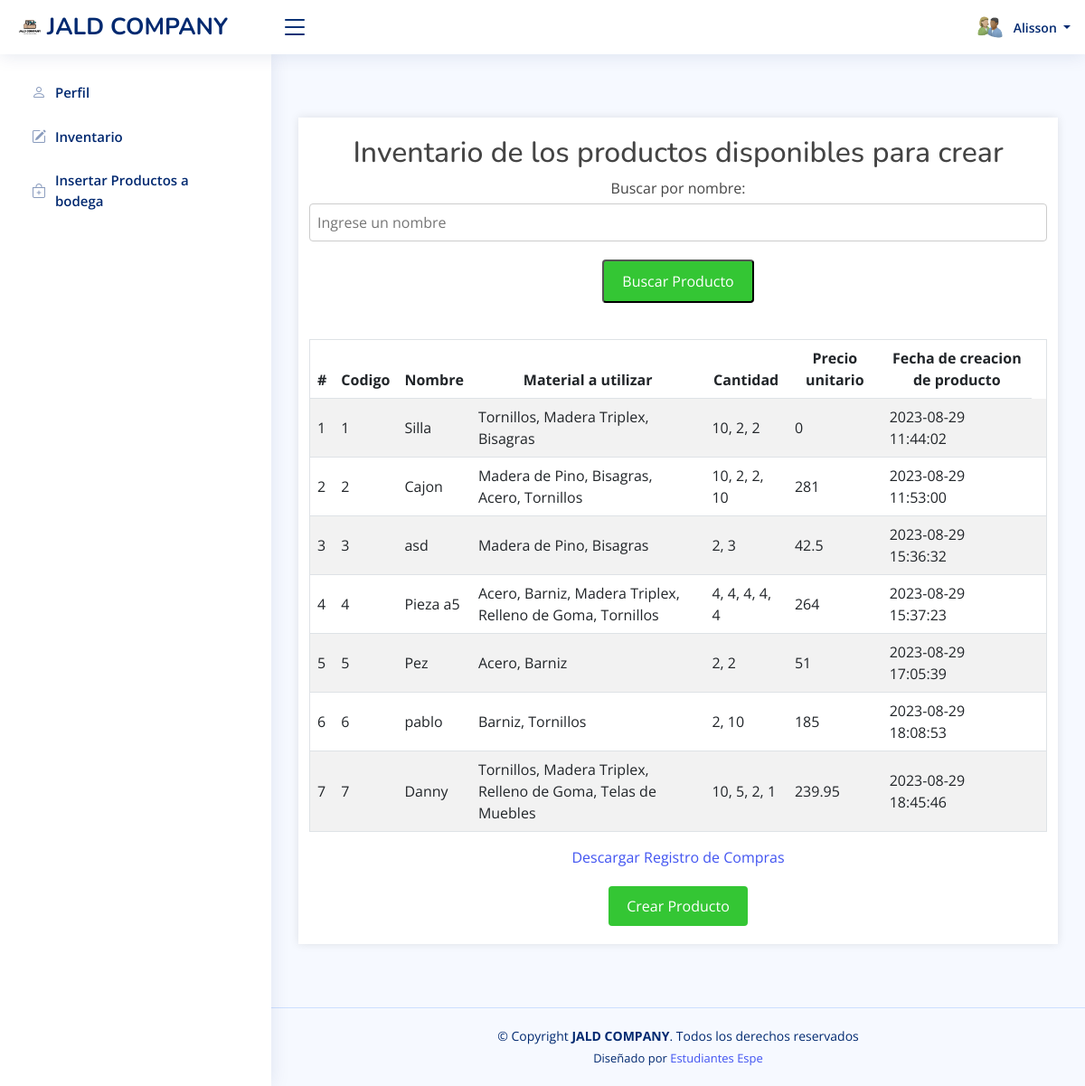
/ProyectoTercerParcial/php/ver_inventario.php (signed in), run on the app's committed database.
### tables this page shows
CREATE TABLE `inventario_produccion` (
  `id_producto` int(11) NOT NULL,
  `nombre_producto` varchar(255) NOT NULL,
  `nombre_material` varchar(255) NOT NULL,
  `cantidad` varchar(255) NOT NULL,
  `fecha` datetime NOT NULL DEFAULT current_timestamp() ON UPDATE current_timestamp(),
  `cantidad_cad` int(11) NOT NULL,
  `precio` double NOT NULL,
  `precio_total` double NOT NULL
);

### ProyectoTercerParcial/php/ver_inventario.php (the view, shortened to what this page needs)
<?php
include('dbconnection.php');
?>
<!DOCTYPE html>
<html lang="en">
<head>
  <link rel="stylesheet" href="../css/estilo_productos.css">
  <link href="../vendor/bootstrap/css/bootstrap.min.css" rel="stylesheet">
  <link href="../vendor/bootstrap-icons/bootstrap-icons.css" rel="stylesheet">
  <link href="../vendor/boxicons/css/boxicons.min.css" rel="stylesheet">
  <link href="../vendor/quill/quill.snow.css" rel="stylesheet">
  <link href="../vendor/quill/quill.bubble.css" rel="stylesheet">
  <link href="../vendor/remixicon/remixicon.css" rel="stylesheet">
  <link href="../vendor/simple-datatables/style.css" rel="stylesheet">
  <link href="../css/stylebootstrap.css" rel="stylesheet">
</head>
<body>
  <header id="header" class="header fixed-top d-flex align-items-center">
    <div class="d-flex align-items-center justify-content-between">
      <a href="indexAdministrador.php" class="logo d-flex align-items-center">
        <img src="../img/logo.png" alt="">
        <span class="d-none d-lg-block">JALD COMPANY</span>
      </a>
      <i class="bi bi-list toggle-sidebar-btn"></i>
    </div>
    <nav class="header-nav ms-auto">
      <ul class="d-flex align-items-center">
        <li class="nav-item dropdown pe-3">
          <a class="nav-link nav-profile d-flex align-items-center pe-0" href="#" data-bs-toggle="dropdown">
            <img src="../img/profile-img.jpg" alt="Profile" class="rounded-circle">
            <span class="d-none d-md-block dropdown-toggle ps-2">
                <?php
                echo $_SESSION["nombre"];
                ?>
            </span>
          </a>
        </li>
      </ul>
    </nav>
  </header>
  <aside id="sidebar" class="sidebar">
    <ul class="sidebar-nav" id="sidebar-nav">
        <li class="nav-item">
            <a class="nav-link collapsed" href="users-profile.php">
                <i class="bi bi-person"></i>
                <span>Perfil</span>
            </a>
        </li>
        <?php if($_SESSION["id_cargo"] == 2 ):?>
        <li class="nav-item">
            <a class="nav-link collapsed" href="index.php">
                <i class="bi bi-pencil-square"></i>
                <span>Inventario</span>
            </a>
        </li>
        <?php endif; ?>
        <?php if($_SESSION["id_cargo"]==2):?>
            <li class="nav-item">
                <a class="nav-link collapsed" href="insert.php">
                    <i class="bi bi-bag-plus"></i>
                    <span>Insertar Productos a bodega</span>
                </a>
            </li>
        <?php endif; ?>
    </ul>
  </aside>
  <main id="main" class="main">
  <div class="container">
<h2>Inventario de los productos disponibles para crear</h2>
<table>
<form method="GET">
    <label for="nombre">Buscar por nombre: </label>
    <input type="text" name="nombre" id="nombre" placeholder="Ingrese un nombre">
    <button type="submit" class="create-product-btn">Buscar Producto</button>
</form>
<table class="table table-striped table-hover">
                    <thead>
                        <tr>
                            <th>#</th>
                            <th>Codigo </th>
                            <th>Nombre </th>
                            <th>Material a utilizar</th>
                            <th>Cantidad </th>
                            <th>Precio unitario </th>
                            <th>Fecha de creacion de producto</th>
                        </tr>
                    </thead>
                    <tbody>
                        <?php
                        $filtro = "";
          $consulta = "SELECT * FROM inventario_produccion" . $filtro;
            $ret = mysqli_query($con, $consulta);
       $cnt = 1;
               $row = mysqli_num_rows($ret);
                        if ($row > 0) {
                            while ($row = mysqli_fetch_array($ret)) {
                        ?>
                                <tr class="<?php echo $fila_clase; ?>">
                                    <td><?php echo $cnt; ?></td>
                                    <td><?php echo $row['id_producto']; ?></td>
                                    <td><?php echo $row['nombre_producto']; ?>
                                    <td><?php echo $row['nombre_material']; ?>
                                    <td><?php echo $row['cantidad']; ?></td>
                                    <td><?php echo $row['precio']; ?></td>
                                    <td><?php echo $row['fecha'];?></td>
                                    <td>
                                    </td>
                                </tr>
                        <?php
                                $cnt = $cnt + 1;
                            }
                        } else {
                        ?>
                            <tr>
                                <th style="text-align:center; color:red;" colspan="6">No hay productos registrados </th>
                            </tr>
                        <?php } ?>
                    </tbody>
                </table>
<a href="generar_csv.php" class="download-link">Descargar Registro de Compras</a>
<a href="index_despacho.php" class="create-product-btn">Crear Producto</a>
</div>
  </main>
  <footer id="footer" class="footer">
    <div class="copyright">
      &copy; Copyright <strong><span>JALD COMPANY</span></strong>. Todos los derechos reservados
    </div>
    <div class="credits">
      Diseñado por <a href="https://www.espe.edu.ec/">Estudiantes Espe</a>
    </div>
  </footer>
</body>
</html>

### ProyectoTercerParcial/css/estilo_productos.css (style rules this page uses)
body { font-family: Arial, sans-serif; background-color: #f4f4f4; margin: 0; padding: 0; }
.container { width: 100%; max-width: 600px; margin: 50px auto; padding: 20px; background-color: #fff; box-shadow: 0 0 10px rgba(0, 0, 0, 0.1); display: flex; flex-direction: column; align-items: center; }
h2 { text-align: center; margin-bottom: 20px; width: 100%; }
label { display: block; margin-bottom: 5px; }
input[type="text"], input[type="number"] { width: 100%; padding: 8px; border: 1px solid #ccc; border-radius: 4px; }
table { width: 100%; border-collapse: collapse; margin-top: 20px; }
table, th, td { border: 1px solid #ddd; }
th, td { padding: 8px 12px; text-align: left; }
th { background-color: #f2f2f2; }
.view-inventory-btn, .create-product-btn, .materials-btn { display: inline-block; margin-top: 20px; padding: 10px 20px; color: white; text-decoration: none; border-radius: 4px; transition: background-color 0.3s ease; }
.create-product-btn { background-color: #34c634; }
table form { display: flex; flex-direction: column; align-items: center; }
table th { padding: 10px; text-align: center; }
table td { padding: 10px; vertical-align: middle; }

### data on the page
inventario_produccion: id_producto "1", nombre_producto "Silla", nombre_material "Tornillos, Madera Triplex, Bisagras", cantidad "10, 2, 2", precio "0", fecha "2023-08-29 11:44:02"
inventario_produccion: id_producto "2", nombre_producto "Cajon", nombre_material "Madera de Pino, Bisagras, Acero, Tornillos", cantidad "10, 2, 2, 10", precio "281", fecha "2023-08-29 11:53:00"
inventario_produccion: id_producto "3", nombre_producto "asd", nombre_material "Madera de Pino, Bisagras", cantidad "2, 3", precio "42.5", fecha "2023-08-29 15:36:32"
inventario_produccion: id_producto "4", nombre_producto "Pieza a5", nombre_material "Acero, Barniz, Madera Triplex, Relleno de Goma, Tornillos", cantidad "4, 4, 4, 4, 4", precio "264", fecha "2023-08-29 15:37:23"
inventario_produccion: id_producto "5", nombre_producto "Pez", nombre_material "Acero, Barniz", cantidad "2, 2", precio "51", fecha "2023-08-29 17:05:39"
inventario_produccion: id_producto "6", nombre_producto "pablo", nombre_material "Barniz, Tornillos", cantidad "2, 10", precio "185", fecha "2023-08-29 18:08:53"
inventario_produccion: id_producto "7", nombre_producto "Danny", nombre_material "Tornillos, Madera Triplex, Relleno de Goma, Telas de Muebles", cantidad "10, 5, 2, 1", precio "239.95", fecha "2023-08-29 18:45:46"

### other printed values
$_SESSION["nombre"] "Alisson"
